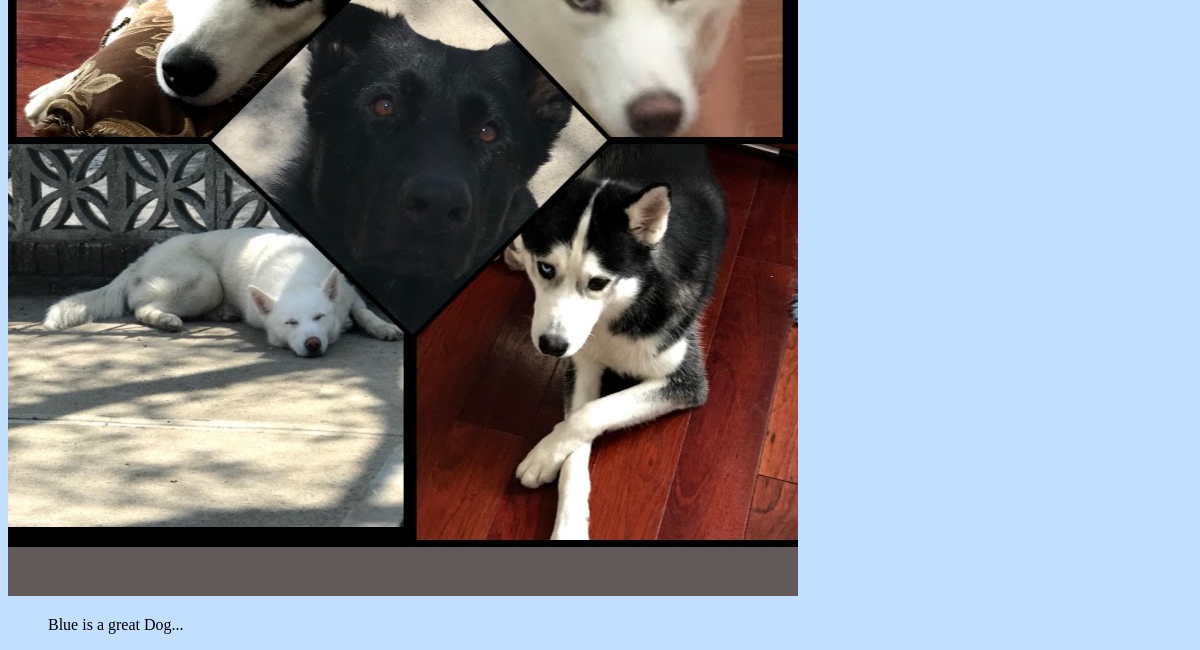
/all_entries (lower part), run on an earlier commit of the app's database.
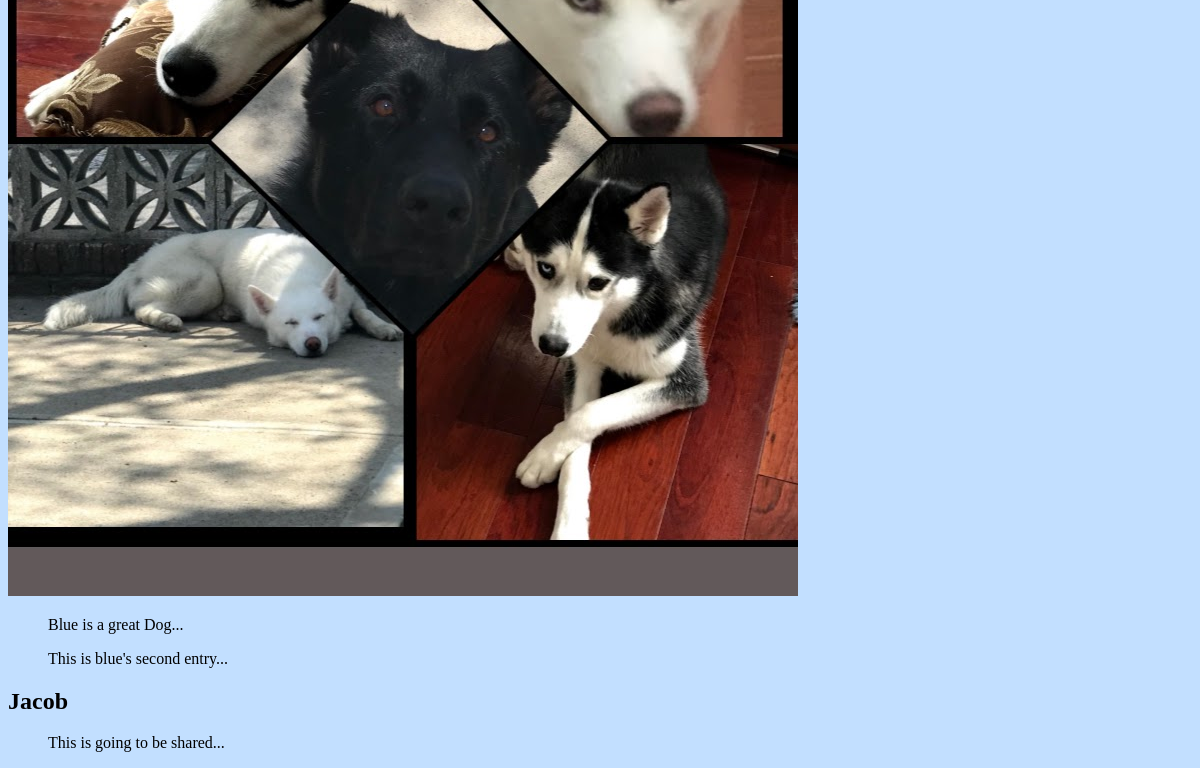
And on a later commit of the database.
### test_dog_app/models.py (models this page shows)
class Entry(models.Model):
    dog_name = models.ForeignKey(DogName, on_delete=models.CASCADE, null=False)
    bio_entry = models.TextField()
    dog_photo = models.ImageField(default=None, upload_to='photo_img/', blank=True)
    share = models.BooleanField(default=False)
    date_entry = models.DateTimeField(auto_now_add=True)    # Change Date format
    def __str__(self):
        return f'{self.bio_entry[:50]}...'

class DogName(models.Model):
    owner = models.ForeignKey(User, on_delete=models.CASCADE)
    name = models.CharField(max_length=70)
    share = models.BooleanField(default=False)
    def __str__(self):
        return self.name

### test_dog_app/views.py (the view)
# urls.py: path('all_entries', views.all_entries, name='all_entries'),
def all_entries(request):
    shareable_dogs = DogName.objects.filter(share=True)
    shareable_entries = Entry.objects.filter(share=True)
    context = {'shareable_entries': shareable_entries, 'shareable_dogs':shareable_dogs}
    return render(request, 'all_entries.html', context)

### test_dog_app/templates/all_entries.html (shortened to what this page needs)
{% extends 'base.html' %}
{% block content %}
   {% for dog in shareable_dogs %}
       <h2>{{ dog }}</h2>
       {% for entry in shareable_entries %}
           {% if entry.dog_name == dog %}
               {% if entry.dog_photo %}
                   <img src="{{ entry.dog_photo.url }}" alt="Dog-Photo">
               {% endif %}
               <ul>
                    {{ entry | linebreaksbr }}
               </ul>
           {% endif %}
       {% endfor %}
   {% endfor %}
{% endblock content %}

What changed in the data, as far as the page shows it:
added Entry: bio_entry "This is blue's second entry...", shown under DogName (number 1 of 2 on the later page)
added DogName: name "Jacob"
added Entry: bio_entry "This is going to be shared...", shown under "Jacob"
